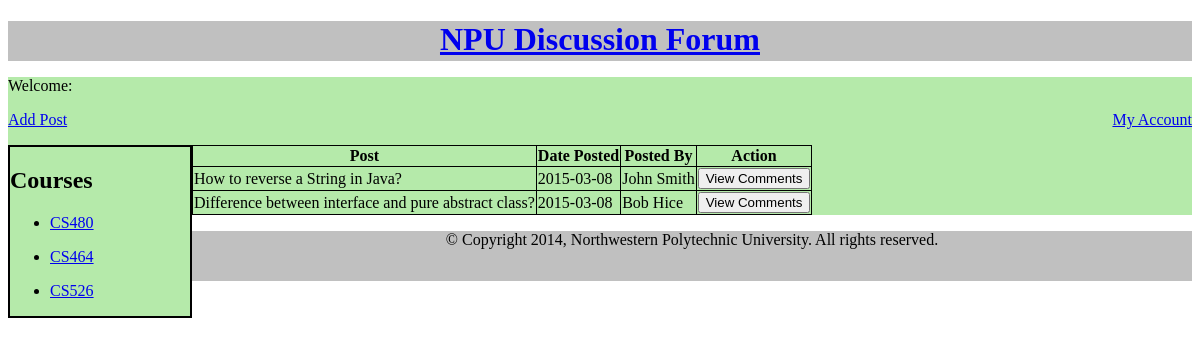
The app's page /login_check/index.php with its own data.
### tables this page shows
CREATE TABLE IF NOT EXISTS posts (
  postID INT NOT NULL AUTO_INCREMENT,
  userID INT NOT NULL,
  course VARCHAR(45) NOT NULL,
  description VARCHAR(500) NOT NULL,
  status VARCHAR(45) NULL,
  datePosted DATE NULL,
  PRIMARY KEY (postID),
  INDEX post_userID_idx (userID ASC),
  CONSTRAINT post_userID
    FOREIGN KEY (userID)
    REFERENCES users (userID)
    ON DELETE CASCADE
    ON UPDATE CASCADE);

CREATE TABLE IF NOT EXISTS users (
  userID INT NOT NULL AUTO_INCREMENT,
  firstName VARCHAR(45) NOT NULL,
  lastName VARCHAR(45) NOT NULL,
  emailID VARCHAR(45) NOT NULL,
  password VARCHAR(45) NOT NULL,
  phoneNumber VARCHAR(45) NULL,
  address VARCHAR(100) NULL,
  city VARCHAR(45) NULL,
  state VARCHAR(45) NULL,
  country VARCHAR(45) NULL,
  status VARCHAR(45) NULL,
  dateRegistered DATE NULL,
  lastUpdatedBy VARCHAR(45) NULL,
  lastUpdatedDate DATE NULL,
  PRIMARY KEY (userID),
  UNIQUE INDEX emailID_UNIQUE (emailID ASC));

### Model/init.php (called while the page is built, shortened)
<?php
require 'db_connect.php';
require_once 'posts_repository.php';
$posts = new Posts($db);
?>

### Model/posts_repository.php (called while the page is built, shortened)
<?php
class Posts {
    private $db;
    public function __construct($database) {
	    $this->db = $database;
	}
    public function getPosts($course){
            $querys = $this->db->prepare("SELECT p.*,u.* FROM posts p JOIN users u ON p.userID=u.userID WHERE p.course = :course");
            $querys->bindValue(':course', $course);
            $querys->execute();
            return $querys->fetchAll();
    }
    public function getCourse(){
            $querys = $this->db->prepare("SELECT DISTINCT(course) FROM posts");
            $querys->execute();
            return $querys->fetchAll();
    }
}

### login_check/loggedin.php (the view, shortened to what this page needs)
<!DOCTYPE html>
<html>
    <head>
        <link rel="stylesheet" type="text/css" href="../style.css" />
    </head>
    <body>
        <div id = "body">
        <p><?php echo 'Welcome: '.$uid['firstName'].' '.$uid['lastName']?></p>
        <p><a href="?action=myaccount_page" style="float:right;">My Account</a></p>
        <p><a href="?action=add_post">Add Post</a></p>
        <div id="sidebar">
        <h2>Courses</h2>
            <?php foreach ($cours as $crs) : ?>
                <ul>
                    <li>
                        <a href="?course_id=<?php echo $crs['course']; ?>">
                            <?php echo $crs['course']; ?>
                        </a>
                    </li>
                </ul>
            <?php endforeach; ?>
        </div>
            <table>
                <tr>
                    <th>Post</th>
                    <th>Date Posted</th>
                    <th>Posted By</th>
                    <th>Action</th>
                </tr>
                <?php foreach ($post as $pt) : ?>
                    <tr>
                        <td><?php echo $pt['description']; ?></td>
                        <td><?php echo $pt['datePosted']; ?></td>
                        <td><?php echo $pt['firstName'].' '.$pt['lastName']; ?></td>
                        <td>
                            <form action="." method="post">
                                <input type="submit" value="View Comments" />
                            </form>
                        </td>
                    </tr>
                <?php endforeach; ?>
            </table>
    </div>
    </body>
</html>

### login_check/index.php (shortened to what this page needs)
<?php
require('../Model/init.php');
if (isset($_POST['action'])) {
    $action = $_POST['action'];
} else if (isset($_GET['action'])) {
    $action = $_GET['action'];
} else {
    $action = 'login';
}
if ($action == 'login') {
    $course_id = 'CS480';
    $cours = $posts->getCourse();
        if(isset($_POST['loginid']) && isset($_POST['pwd'])){
        $loginid = $_POST['loginid'];
        $pwd = $_POST['pwd'];
        $availableuser = $users->checkUser($loginid, $pwd);
        }else{
            $availableuser = true;
        }
        if($availableuser == true){
            $uid = $users->getUserId();
            $post = $posts->getPosts($course_id);
            include('loggedin.php');
        }else{
            echo'Incorrect username/password.';
            include('../login_page/index.php');
        }
}
?>

### style.css (style rules this page uses)
#sidebar { float: left; width: 180px; background-color:#B5EAAA; border:2px solid; box: 10px 10px 5px #888888; }
#body { background-color:#B5EAAA; }
#header { width: 100%; background-color: #C0C0C0; height: 40px; color: White; text-align: center; top:0px; }
#footer { float:bottom; background-color: #C0C0C0; height: 50px; text-align: center; }
table { border-collapse:collapse; }
table,th, td { border: 1px solid black; }

### records on screen
posts: description "How to reverse a String in Java?", datePosted "2015-03-08", userID.firstName "John", userID.lastName "Smith"
posts: description "Difference between interface and pure abstract class?", datePosted "2015-03-08", userID.firstName "Bob", userID.lastName "Hice"

### other values on screen
$crs['course'] "CS480"
$crs['course'] "CS464"
$crs['course'] "CS526"
